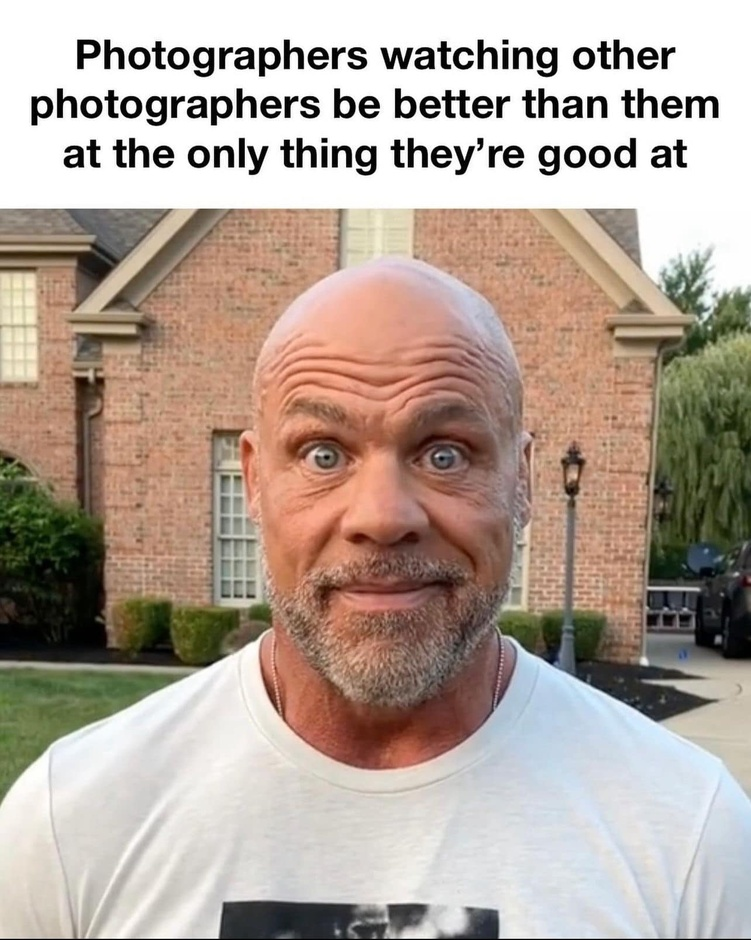
#> input picture cwiczenia_02_12/images/TEST3.jpg, 751 x 940 px, shrunk from 1284 x 1607 before the run
$ python main.py
#> lines starting #> are read from the running program, lines starting #| are printed output that depends on the picture; after the words box and inside, x2 and y2 are one past the last pixel; in counts of white or black regions, pixels touching at a corner belong together
### cwiczenia_02_12/read_text.py
import cv2
import pytesseract

pytesseract.pytesseract.tesseract_cmd = r'C:\Program Files\Tesseract-OCR\tesseract.exe'

def read_text(path):
#> called with path = 'cwiczenia_02_12/images/TEST3.jpg'
    image = cv2.imread(path)
#> image is the input picture: shape (940, 751, 3); mean B, G, R 153.3, 164.3, 179.4

    if image is None:
        raise FileNotFoundError(f"Nie udało się wczytać obrazu: {path}")

    image_grey = cv2.cvtColor(image, cv2.COLOR_BGR2GRAY)
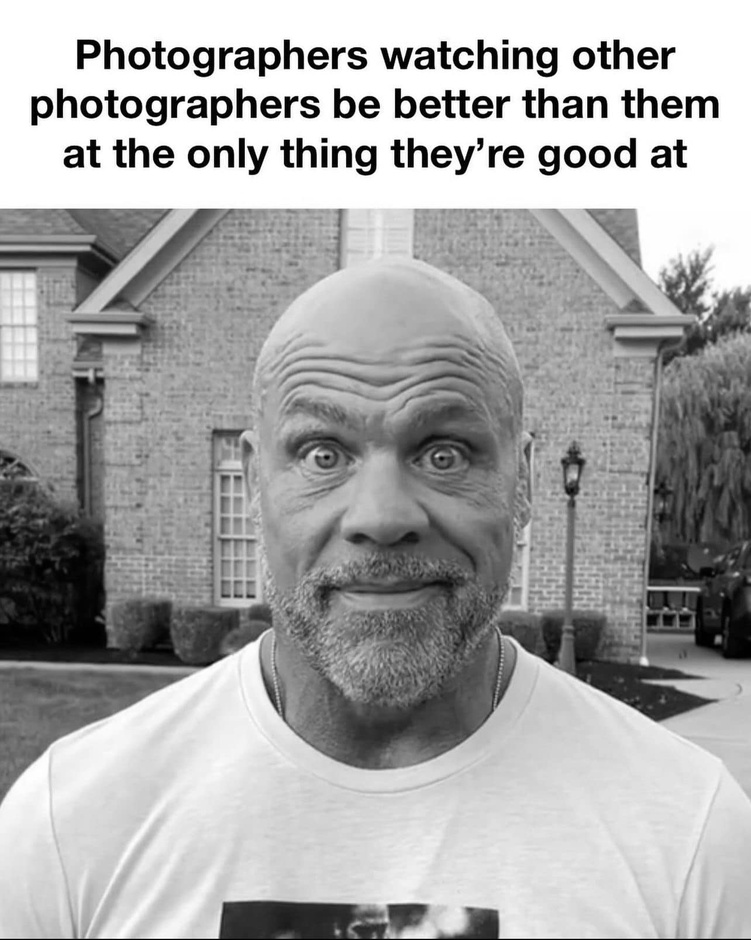
#> image_grey: shape (940, 751); min 0, max 255, mean 167.6

    processed_image = cv2.adaptiveThreshold(image_grey, 255,
                                          cv2.ADAPTIVE_THRESH_GAUSSIAN_C,
                                          cv2.THRESH_BINARY, 11, 2)
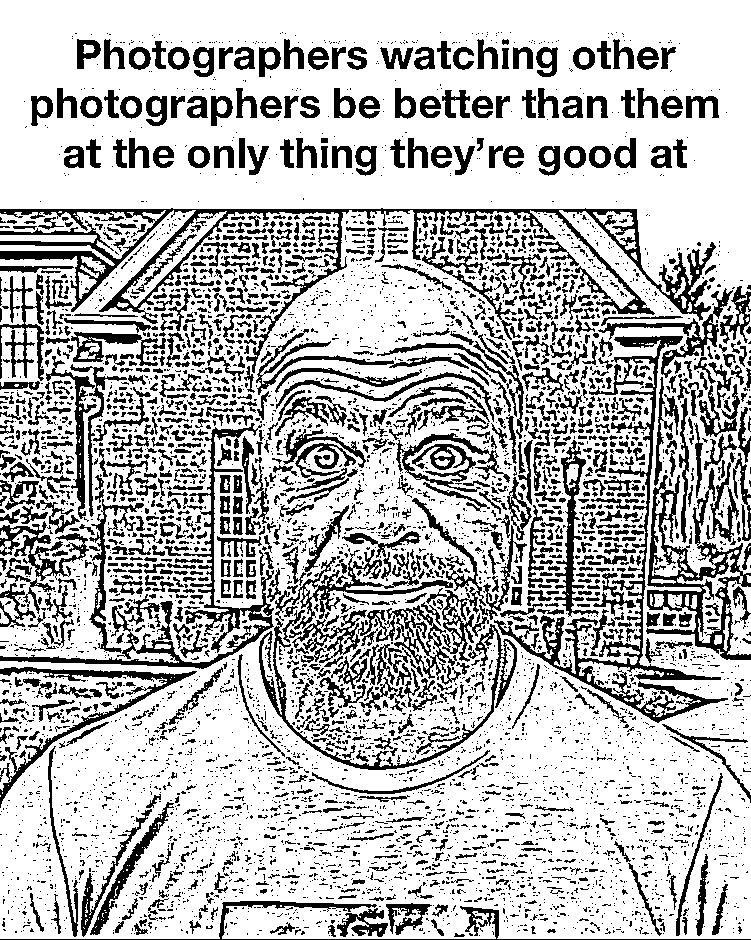
#> processed_image: shape (940, 751); 73.4% white; 5733 black regions (4498 under 20 px), largest, box (x1, y1, x2, y2) and area: (0, 208, 716, 373) 11968, (494, 336, 728, 723) 7236, (646, 468, 751, 660) 5068

    text = pytesseract.image_to_string(processed_image, lang='eng')

    return text


### cwiczenia_02_12/main.py
import os
from read_text import read_text

image_path = os.path.join(os.path.dirname(__file__), r"images/TEST3.jpg")

print(read_text(image_path))
#> (the call stopped at in read_text, `text = pytesseract.image_to_string(processed_image, lang='eng')`: pytesseract is not available in this run)
